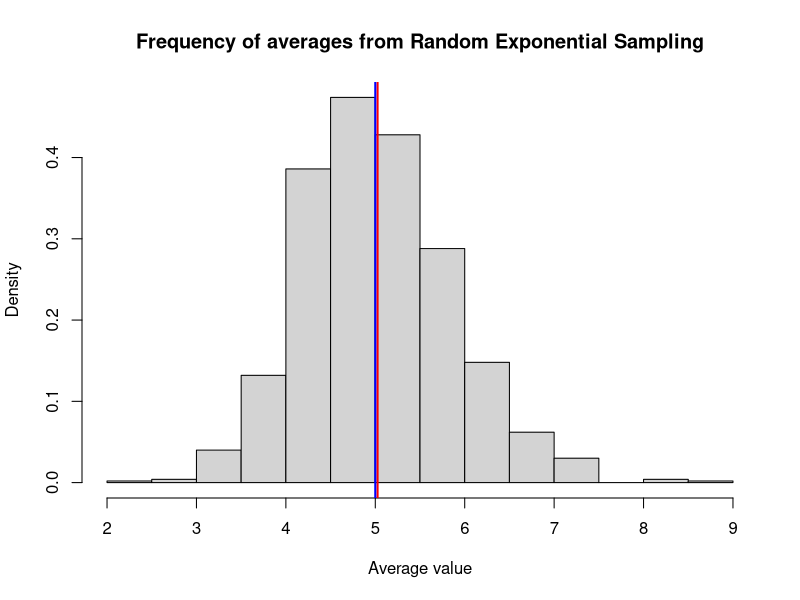
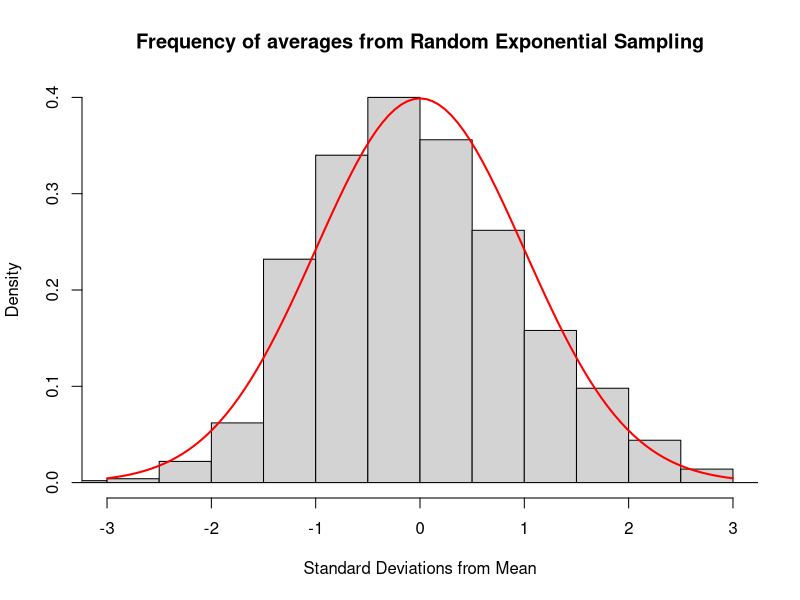

The R source for these figures, in order:
## ---- chunk 1
mean_sample_data = NULL
lambda <- 0.2
samplesize <- 40
sample_table = NULL

for (i in 1 : 1000) 
{
  sample_data <- rexp(samplesize, lambda)
  mean_sample_data = c(mean_sample_data, mean(sample_data))
  # Store Sample data just in case
  sample_table <- rbind(sample_table, sample_data)
}

## ---- chunk 2
theoretical_mean <- 1 / lambda
experimental_mean <- mean(mean_sample_data)
hist(mean_sample_data, freq=FALSE, xlab="Average value", main="Frequency of averages from Random Exponential Sampling", breaks=12)
abline(v=experimental_mean, col="red",lwd=2)
abline(v=theoretical_mean, col="blue",lwd=2)

## ---- chunk 3
abs(theoretical_mean - experimental_mean)
## ---- chunk 4
abs(theoretical_mean - experimental_mean) / theoretical_mean
## ---- chunk 5

variance_array <- NULL
for( i in 1:nrow(sample_table))
{
  variance_array <- rbind(variance_array, var(sample_table[i,]))
}

sample_variance <- mean(variance_array)
sample_sd <- sd(mean_sample_data)

# Variance is the Standard Deviation squared
# The Standard Deviation of an exponential distribution is 1 / lambda 
theoretical_variance <- (1 / lambda) ^ 2

sample_variance
theoretical_variance

abs(theoretical_variance - sample_variance)
## ---- chunk 6
adj_data <- (mean_sample_data - mean(mean_sample_data)) / sd(mean_sample_data)
hist(adj_data, freq=FALSE, xlab="Standard Deviations from Mean", main="Frequency of averages from Random Exponential Sampling", breaks=12, xlim=c(-3,3))
curve(dnorm(x, mean=mean(adj_data),sd=sd(adj_data)), add=TRUE, col="red", lwd=2)
